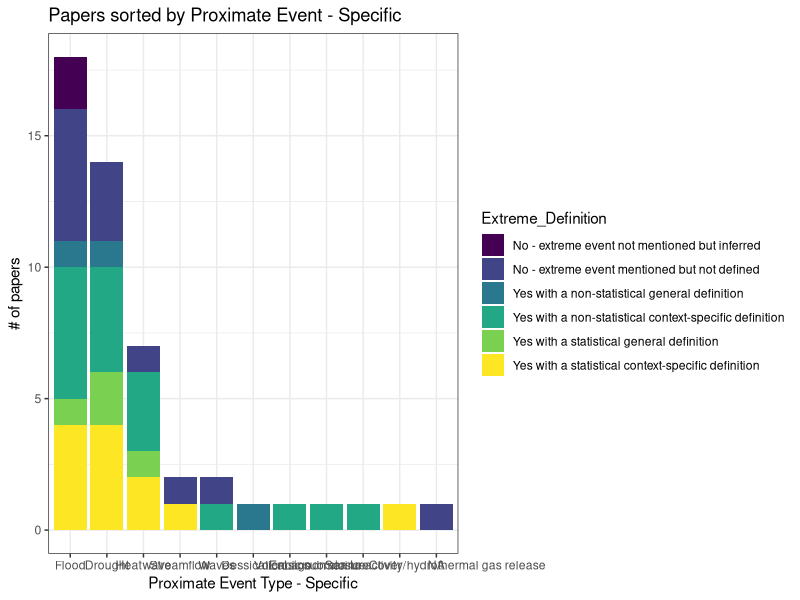
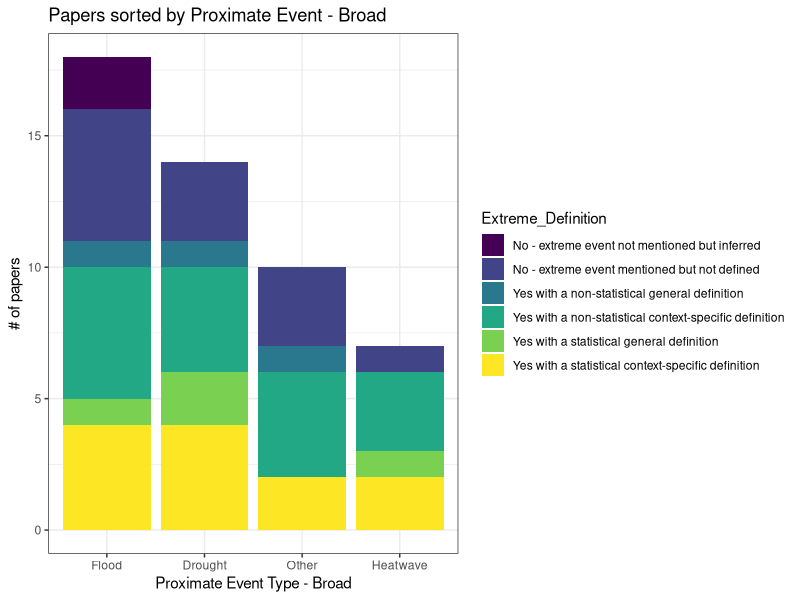
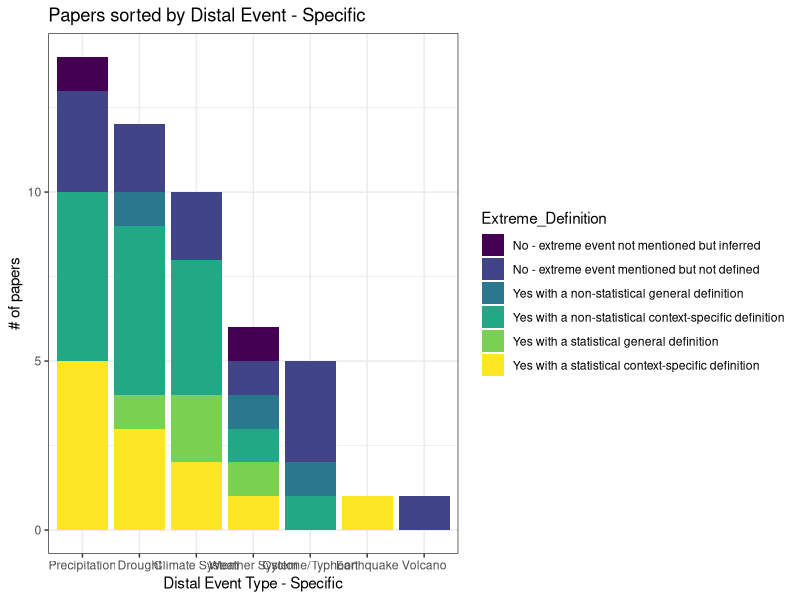
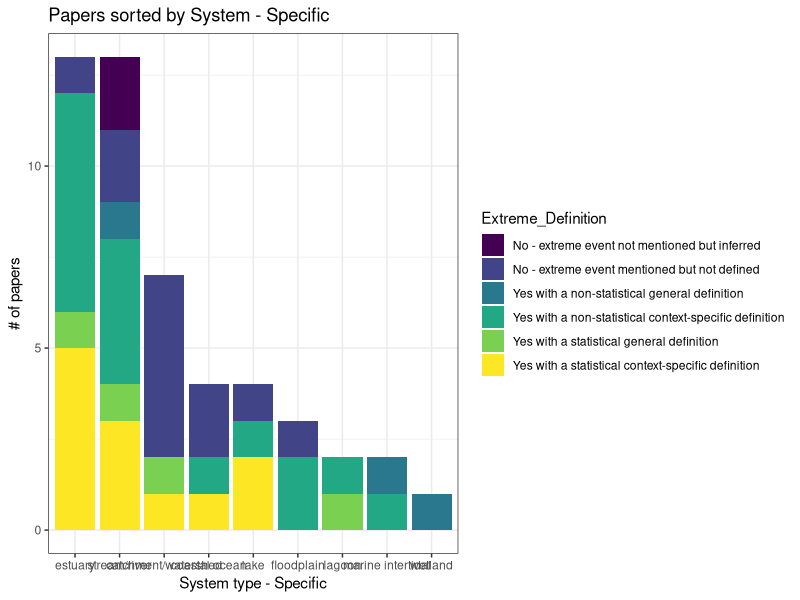
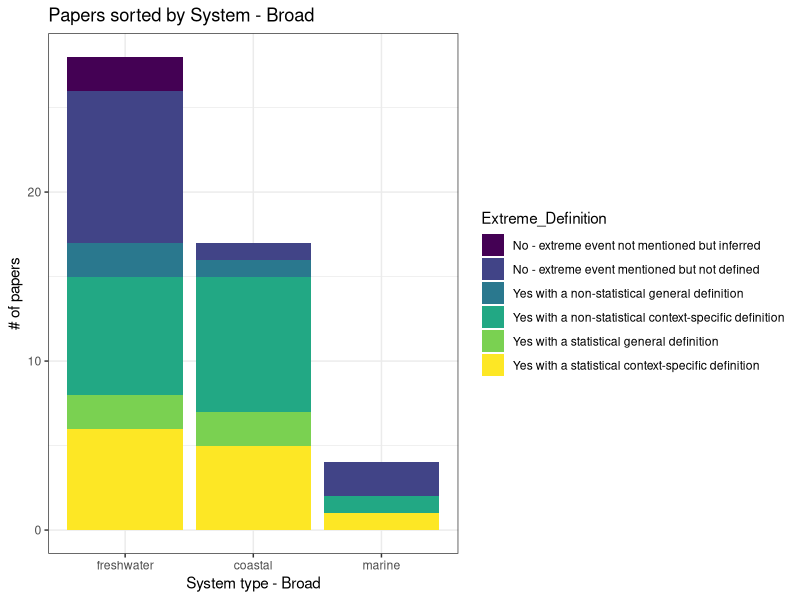
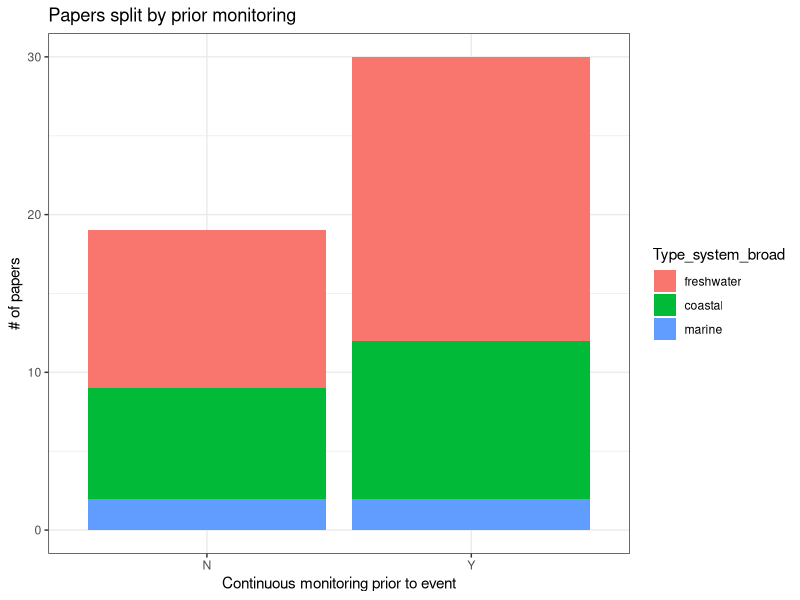
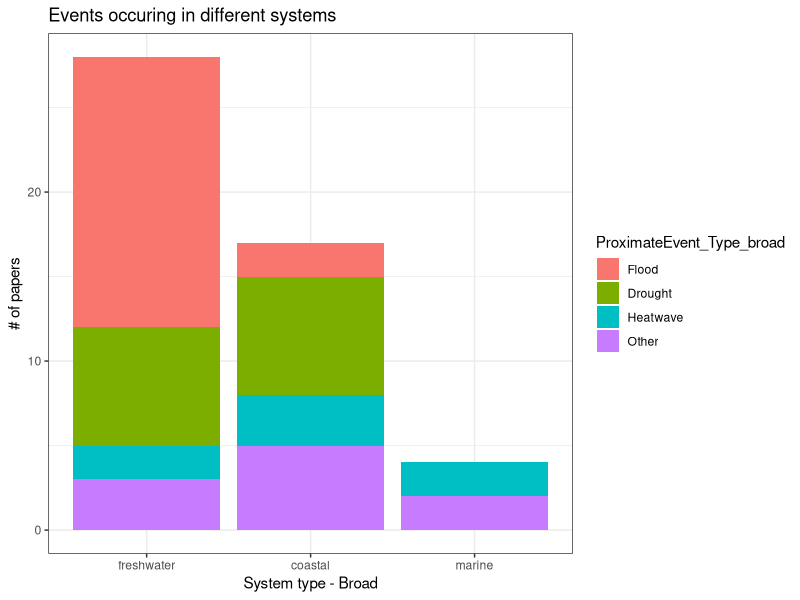

Reproduce these figures in R, in order.
library(readr)
library(tidyverse)
library(ggplot2)

EEdata <- read_csv("EEdata.csv",skip_empty_rows = TRUE)
EEdata <- distinct(EEdata,UniqueAccession,.keep_all = TRUE)
EEdata <- EEdata[-50,] #can't figure out a better way to get rid of the final NA row

### Adding some new data columns for more broad categories

EEdata$Type_system_broad <- factor(rep(NA,length(EEdata$Type_system)),
                                   levels=c("freshwater","coastal","marine"))
EEdata$Type_system_broad[EEdata$Type_system %in% c("catchment/watershed","floodplain","lake","pond","stream/river","wetland")] <- "freshwater"
EEdata$Type_system_broad[EEdata$Type_system %in% c("estuary","lagoon","marine intertidal")] <- "coastal" 
# question if "coastal ocean" is coastal or marine - the only paper in this category looked at subtidal algae beds
EEdata$Type_system_broad[EEdata$Type_system %in% c("coastal ocean","deep sea","open ocean")] <- "marine"
# given there are so few marine events, maybe better to combine coastal and marine categories

EEdata$ProximateEvent_Type_broad <- factor(rep(NA,length(EEdata$ProximateEvent_Type)),
                                           levels=c("Flood","Drought","Heatwave","Other"))
EEdata$ProximateEvent_Type_broad[EEdata$ProximateEvent_Type %in% c("Flood")] <- "Flood"
EEdata$ProximateEvent_Type_broad[EEdata$ProximateEvent_Type %in% c("Drought")] <- "Drought"
EEdata$ProximateEvent_Type_broad[EEdata$ProximateEvent_Type %in% c("Heatwave")] <- "Heatwave"
EEdata$ProximateEvent_Type_broad[is.na(EEdata$ProximateEvent_Type_broad)] <- "Other"

### Re-ordering the statistical definitions
EEdata$Extreme_Definition <- as.factor(EEdata$Extreme_Definition)
ExDef_order <- c("No - extreme event not mentioned but inferred",
                 "No - extreme event mentioned but not defined",
                 "Yes with a non-statistical general definition",
                 "Yes with a non-statistical context-specific definition",
                 "Yes with a statistical general definition",
                 "Yes with a statistical context-specific definition")
EEdata$Extreme_Definition <- ordered(EEdata$Extreme_Definition,levels=ExDef_order)
### Exploratory plots
ggplot(EEdata,aes(fill=Extreme_Definition,
                  x=reorder(ProximateEvent_Type,ProximateEvent_Type,function(x)-length(x))))+
  geom_bar()+
  ylab("# of papers")+
  xlab("Proximate Event Type - Specific")+
  labs(title="Papers sorted by Proximate Event - Specific")+
  theme_bw()
# Most papers look at flood, drought, or heatwave
ggplot(EEdata,aes(fill=Extreme_Definition,
                  x=reorder(ProximateEvent_Type_broad,ProximateEvent_Type_broad,function(x)-length(x))))+
  geom_bar()+
  ylab("# of papers")+
  xlab("Proximate Event Type - Broad")+
  labs(title="Papers sorted by Proximate Event - Broad")+
  theme_bw()
# Similar split of definitions across event types, about 1/3 use statistical defintion, 1/3 use non-statistical definition
# 1/3 don't define 'extreme event'
ggplot(EEdata,aes(fill=Extreme_Definition,x=reorder(DistalEvent_Type,DistalEvent_Type,function(x)-length(x))))+geom_bar()+
  ylab("# of papers")+
  xlab("Distal Event Type - Specific")+
  labs(title="Papers sorted by Distal Event - Specific")+
  theme_bw()
# Not sure how to use these categories compared to Proximate event - drought is in both??
ggplot(EEdata,aes(fill=Extreme_Definition,x=reorder(Type_system,Type_system,function(x)-length(x))))+geom_bar()+
  ylab("# of papers")+
  xlab("System type - Specific")+
  labs(title="Papers sorted by System - Specific")+
  theme_bw()
# Estuaries and streams/rivers are largest groups, catchment/watershed is also big group
ggplot(EEdata,aes(fill=Extreme_Definition,x=Type_system_broad))+geom_bar()+
  ylab("# of papers")+
  xlab("System type - Broad")+
  labs(title="Papers sorted by System - Broad")+
  theme_bw()
# Even split if we group coastal with marine
ggplot(EEdata,aes(x=EEdata$'Continuous Monitoring Prior',fill=Type_system_broad))+geom_bar()+
  xlab("Continuous monitoring prior to event")+
  ylab("# of papers")+
  labs(title="Papers split by prior monitoring")+
  theme_bw()
# ~2/3 had monitoring, 1/3 did not; similar split between fresh/marine
ggplot(EEdata,aes(fill=ProximateEvent_Type_broad,x=Type_system_broad))+geom_bar()+
  ylab("# of papers")+
  xlab("System type - Broad")+
  labs(title="Events occuring in different systems")+
  theme_bw()
